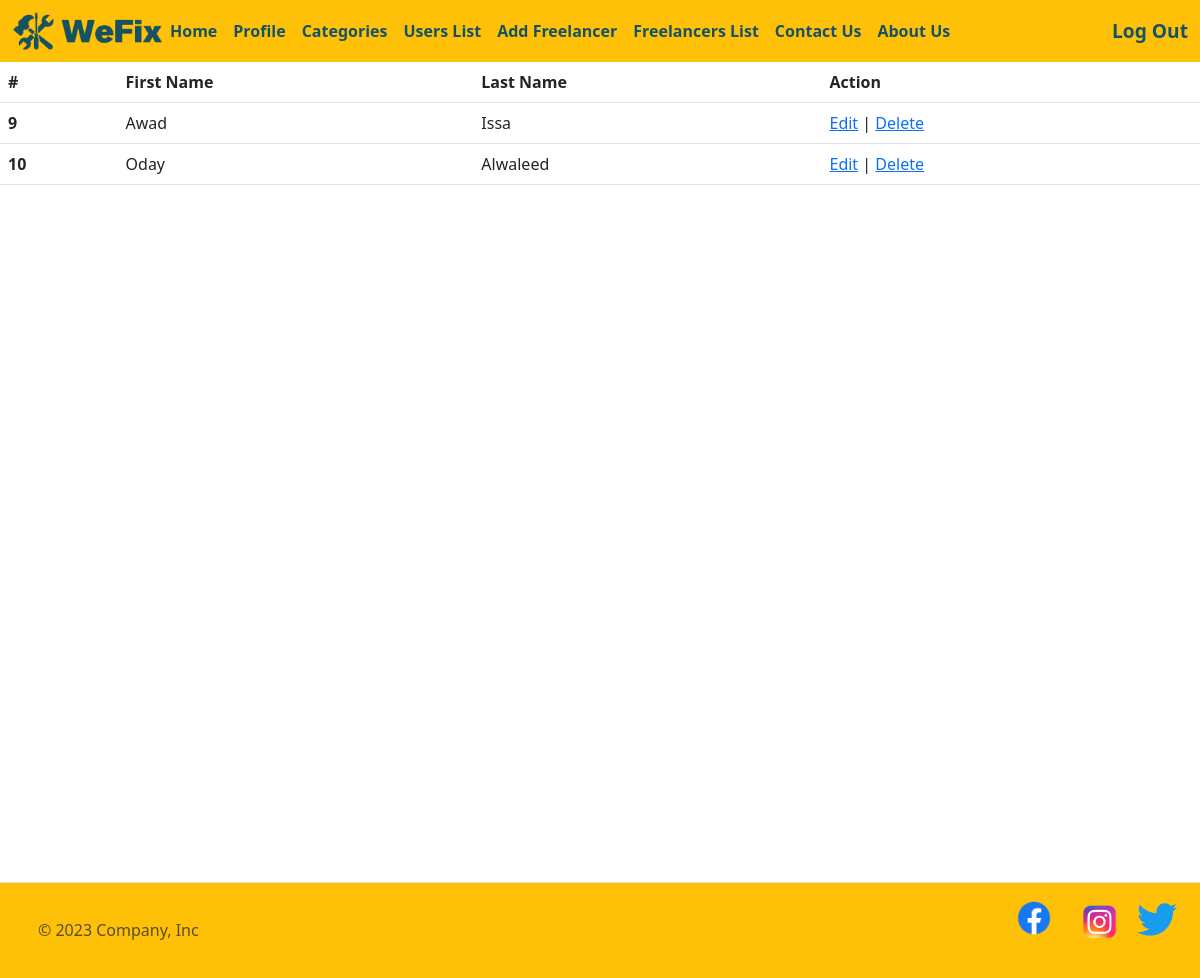
The page /showfreelancer (signed in) on the database its author committed.
### main_app/models.py (models this page shows)
class Freelancer(models.Model):
    first_name = models.CharField(max_length=45)
    last_name = models.CharField(max_length=45)
    phone_number = models.CharField(max_length=10)
    experience = models.PositiveIntegerField(default=0)
    category = models.ForeignKey(Category , related_name="freelancers" , on_delete=models.DO_NOTHING )
    users_who_like = models.ManyToManyField(User, related_name='liked_freelancer')
    users_who_dislike = models.ManyToManyField(User, related_name='disliked_freelancer')
    created_at = models.DateTimeField(auto_now_add=True)
    updated_at = models.DateTimeField(auto_now=True)
    objects = FreelancerManager()

### main_app/views.py (the view)
def show_freelancer(request):
    if 'userid' not in request.session:
        return redirect ('/')
    if request.session['userid'] == 1:
        context = {
            "freelancers" : models.show_freelancer_models()
        }
        return render (request , "showfreelancer.html" , context)
    else:
        return redirect ('/')

### main_app/models.py (called while the page is built)
def show_freelancer_models():
    a = [1,3,4,5,6,7]
    return Freelancer.objects.exclude(id__in = a)

### main_app/templates/showfreelancer.html (shortened to what this page needs)
<!doctype html>
<html lang="en">
<head>
    {%load static%}
    <link rel="stylesheet" href="{% static 'css/style.css' %}">
    <link href="https://cdn.jsdelivr.net/npm/bootstrap@5.3.0/dist/css/bootstrap.min.css" rel="stylesheet"
>
</head>
<nav class="navbar navbar-expand-lg bg-warning">
    <div class="container-fluid">
        <a href="/"><img class="logo-img" src="{% static 'img/logo.png' %}" alt="logo"></a>
        <div class="collapse navbar-collapse" id="navbarSupportedContent">
            <ul class="navbar-nav me-auto mb-2 mb-lg-0">
                <li class="nav-item">
                    <a id="nav-link" class="nav-link active" aria-current="page" href="/">Home</a>
                </li>
                <li class="nav-item">
                    <a id="nav-link" class="nav-link active" aria-current="page" href="/profile">Profile</a>
                </li>
                <li class="nav-item">
                    <a id="nav-link" class="nav-link active" aria-current="page" href="/category">Categories</a>
                </li>
                <li class="nav-item">
                    <a id="nav-link" class="nav-link active" aria-current="page" href="/userslist">Users List</a>
                </li>
                <li class="nav-item">
                    <a id="nav-link" class="nav-link active" aria-current="page" href="/registerfreelancer">Add
                        Freelancer</a>
                </li>
                <li class="nav-item">
                    <a id="nav-link" class="nav-link active" aria-current="page" href="/showfreelancer">Freelancers
                        List</a>
                </li>
                <li class="nav-item">
                    <a id="nav-link" class="nav-link active" aria-current="page" href="/contact">Contact Us</a>
                </li>
                <li class="nav-item">
                    <a id="nav-link" class="nav-link active" aria-current="page" href="/aboutUS">About Us</a>
                </li>
            </ul>
            {%if request.session.userid%}
            <a href="/logout" class="log-in">Log Out</a>
            {%else%}
            <a href="/log-in" class="log-in">Login</a>
            {%endif%}
        </div>
    </div>
</nav>
<div class="user-table">
    <table class="table">
        <thead>
            <tr>
                <th scope="col">#</th>
                <th scope="col">First Name</th>
                <th scope="col">Last Name</th>
                <th scope="col">Action</th>
            </tr>
        </thead>
        <tbody>
            {% for freelancer in freelancers %}
            <tr>
                <th scope="row">{{freelancer.id}}</th>
                <td>{{freelancer.first_name}}</td>
                <td>{{freelancer.last_name}}</td>
                <td><a href="/editfreelancer/{{freelancer.id}}">Edit</a> | <a
                        href="/deletefreelancer/{{freelancer.id}}">Delete</a></td>
            </tr>
            {%endfor%}
        </tbody>
    </table>
</div>
<div class="footer bg-warning">
    <footer class="d-flex flex-wrap justify-content-between align-items-center py-3 my-0 border-top">
        <div class="col-md-4 d-flex align-items-center">
            <a href="/" class="mb-3 me-2 mb-md-0 text-body-secondary text-decoration-none lh-1">
                <svg class="bi" width="30" height="24">
                    <use xlink:href="#bootstrap" />
                </svg>
            </a>
            <span class="mb-3 mb-md-0 text-body-secondary">&copy; 2023 Company, Inc</span>
        </div>
        <ul id="social" class="nav col-md-4 justify-content-end list-unstyled d-flex">
            <li class="ms-3"><a class="text-body-secondary" href="#"><img id="facebook"
                        src="{% static 'img/Facebook-logo.png' %}" alt="facebook-icon"></a></li>
            <li class="ms-3"><a class="text-body-secondary" href="#"> <img class="social-img"
                        src="{% static 'img/Instagram.png' %}" alt="instagram-icon"></a></li>
            <li class="ms-3"><a class="text-body-secondary" href="#"><img class="social-img"
                        src="{% static 'img/twitter.png' %}" alt="facebook-icon"><svg class="bi" width="24" height="24">
                        <use xlink:href="#facebook" />
                    </svg></a></li>
        </ul>
    </footer>
</div>
</body>
</html>

### main_app/static/css/style.css (style rules this page uses)
.logo-img { width: 150px; }
.log-in { text-decoration: none; color: #155263; font-size: larger; font-weight: bold; }
#nav-link { color: #155263; font-weight: bold; }
.social-img { margin-top: 6%; margin-left: 1%; width: 40px; }
#facebook { width: 60px; }
.footer { margin-top: 20px; }
.white-space , .user_info , .user-table , .categories , .contact , .free-details , .list-cat , .footer_position { height : 100vh; }

### rows shown on the page
Freelancer: id "9", first_name "Awad", last_name "Issa"
Freelancer: id "10", first_name "Oday", last_name "Alwaleed"
